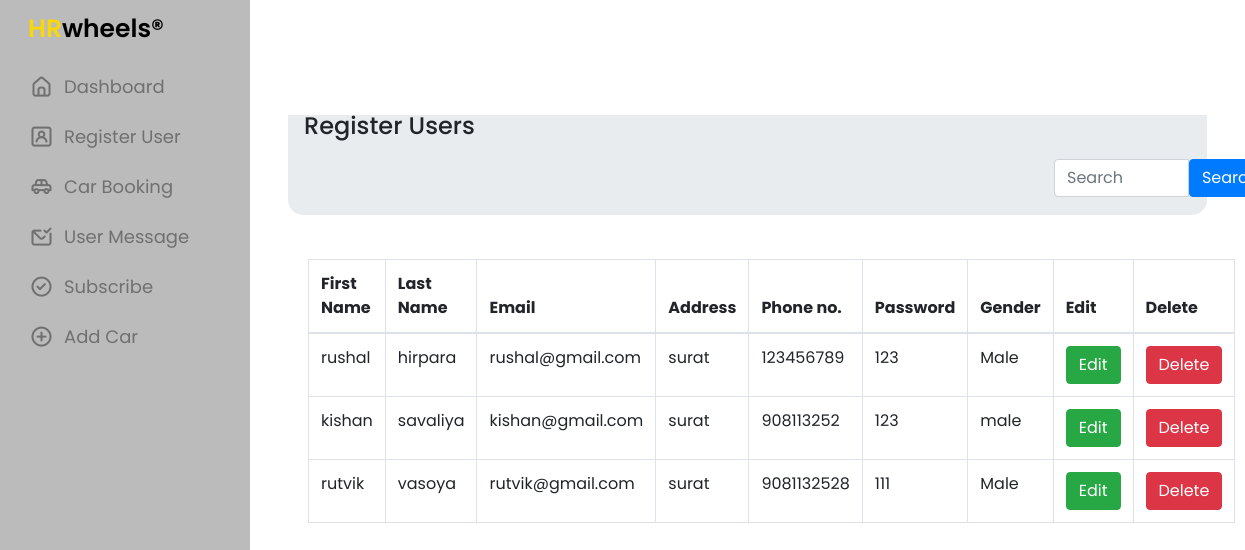
The app's page /admin_page/register_user.php (signed in) with its own data.
### tables this page shows
CREATE TABLE `registration` (
  `fname` varchar(50) NOT NULL,
  `lname` varchar(50) NOT NULL,
  `email` varchar(50) NOT NULL,
  `address` varchar(50) NOT NULL,
  `phone` varchar(10) NOT NULL,
  `password` varchar(50) NOT NULL,
  `gender` varchar(50) NOT NULL
);

### admin_page/register_user.php (the view, shortened to what this page needs)
<!DOCTYPE html>
<html lang="en">
<head>
    <link rel="stylesheet" href="s.css">
    <link rel="stylesheet" href="https://unicons.iconscout.com/release/v4.0.0/css/line.css">
    <link href="../bootstrap/css/bootstrap.min.css" rel="stylesheet"/>
</head>
<body>
    <nav>
        <div class="logo-name">
            <span class="logo_name" style="color: black; font-size: 25px; font-weight:600;"><span style="color: #f9d806;">HR</span>wheels&reg;</span>
        </div>
        <div class="menu-items" style="background-color: #bbb; padding: 63px; margin-top: -49px; width: 261px; margin-left: -18px; height: 1080px;">
        <ul class="nav-links" style="margin-left: -40px;">
                <li>
                    <a href="dashboard.php"><i class="uil uil-estate"></i><span class="link-name">Dashboard</span></a>
                </li>
                <li>
                    <a href="register_user.php"><i class="uil uil-user-square"></i><span class="link-name">Register User</span></a>
                </li>
                <li>
                    <a href="car_book.php"><i class="uil uil-car-sideview"></i><span class="link-name">Car Booking</span></a>
                </li>
                <li>
                    <a href="user_message.php"><i class="uil uil-envelope-check"></i><span class="link-name">User Message</span></a>
                </li>
                <li>
                    <a href="subscribe.php"><i class="uil uil-check-circle"></i><span class="link-name">Subscribe</span></a>
                </li>
                <li>
                    <a href="see_car.php"><i class="uil uil-plus-circle"></i><span class="link-name">Add Car</span></a>
                </li>
            </ul>
        </div>
    </nav>
    <section class="dashboard">
        <div class="top" style="display: flex;">
        </div>
        <div class="container-fluid px-4">
            <h1 class="mt-4">User</h1>
                <ol class="breadcrumb mb-4" style=" border-radius: 15px;">
                   <li class="breadcrumb-item" style="margin-top: 10px;"><h4>Register Users</h4></li>
                        <form action="" method="GET">
                            <div class="input-group mb-3" style="margin-left: 80px; top: 10px;">
                                <input style="margin-left: 670px;" type="text" name="search" required value="<?php if(isset($_GET['search'])){echo $_GET['search']; } ?>" class="form-control" placeholder="Search">
                                <button type="submit" class="btn btn-primary">Search</button>
                            </div>
                        </form>
                </ol>
            <div class="row">
                    <div class="col-md-12">
                        <div class="card-body">
                            <table class="table table-bordered table-hover">
                                <thead>
                                    <tr>
                                        <th>First Name</th>
                                        <th>Last Name</th>
                                        <th>Email</th>
                                        <th>Address</th>
                                        <th>Phone no.</th>
                                        <th>Password</th>
                                        <th>Gender</th>
                                        <th>Edit</th>
                                        <th>Delete</th>
                                    </tr>
                                </thead>
                                <tbody>
                                    <?php
                                        require 'connection.php';
                                        $query = "SELECT * FROM registration";
                                        $query_run = mysqli_query($con,$query);
                                            if(mysqli_num_rows($query_run) > 0)
                                                {
                                                    foreach($query_run as $row)
                                                        {
                                                            ?>
                                                                <tr>
                                                                    <td><?= $row['fname']; ?></td>
                                                                    <td><?= $row['lname']; ?></td>
                                                                    <td><?= $row['email']; ?></td>
                                                                    <td><?= $row['address']; ?></td>
                                                                    <td><?= $row['phone']; ?></td>
                                                                    <td><?= $row['password']; ?></td>
                                                                    <td><?= $row['gender']; ?></td>
                                                                    <td><button class="btn btn-success"><a style="color: white;" href="admin_page_update/register_update.php?fn=<?php echo $row['fname']; ?>&ln=<?php echo $row['lname']; ?>&em=<?php echo $row['email']; ?>&add=<?php echo $row['address']; ?>&ph=<?php echo $row['phone']; ?>&pass=<?php echo $row['password']; ?>">Edit</a></button></td>
                                                                    <td><button class="btn btn-danger"><a style="color: white;" href="admin_page_delete/ru_delete.php?delete=<?php echo $row['email']; ?>">Delete</a></button></td>
                                                                </tr>
                                                            <?php
                                                        }
                                                }
                                            else
                                                {
                                                    ?>
                                                        <tr>
                                                                <td colspan="9">No Recored Found</td>
                                                        </tr>
                                    <?php
                                                }
                                    ?>
                                </tbody>
                            </table>
                        </div>
                    </div>
            </div>
        </div>
    </section>
</body>
</html>

### admin_page/s.css (style rules this page uses)
* { margin: 0; padding: 0; box-sizing: border-box; font-family: 'Poppins', sans-serif; }
:root { --primary-color: whitesmoke; --panel-color: #FFF; --text-color: #000; --black-light-color: #707070; --border-color: #e6e5e5; --toggle-color: #DDD; --box1-color: #4DA3FF; --box2-color: #FFE6AC; --box3-color: #E7D1FC; --title-icon-color: #fff; --tran-05: all 0.5s ease; --tran-03: all 0.3s ease; --tran-03: all 0.2s ease; }
body { min-height: 100vh; background-color: whitesmoke; }
nav { position: fixed; top: 0; left: 0; height: 100%; width: 250px; padding: 10px 14px; background-color: #bbb; border-right: 1px solid var(--border-color); transition: var(--tran-05); }
nav .logo-name { display: flex; align-items: center; color: black; font-size: 25px; }
nav .logo-name .logo_name { font-size: 22px; font-weight: 600; color: var(--text-color); margin-left: 14px; transition: var(--tran-05); }
nav .menu-items { margin-top: 40px; height: calc(100% - 90px); display: flex; flex-direction: column; justify-content: space-between; }
.menu-items li { list-style: none; }
.menu-items li a { display: flex; align-items: center; height: 50px; text-decoration: none; position: relative; }
.menu-items li a i { font-size: 24px; min-width: 45px; height: 100%; display: flex; align-items: center; justify-content: center; color: var(--black-light-color); }
.menu-items li a .link-name { font-size: 18px; font-weight: 400; color: var(--black-light-color); transition: var(--tran-05); }
.dashboard { position: relative; left: 250px; background-color: var(--panel-color); min-height: 100vh; width: calc(100% - 250px); padding: 10px 14px; transition: var(--tran-05); }
.dashboard .top { position: fixed; top: 0; left: 250px; display: flex; width: calc(100% - 250px); justify-content: space-between; align-items: center; padding: 10px 14px; background-color: var(--panel-color); transition: var(--tran-05); z-index: 10; }

### records on screen
registration: fname "rushal", lname "hirpara", email "rushal@gmail.com", address "surat", phone "123456789", password "123", gender "Male"
registration: fname "kishan", lname "savaliya", email "kishan@gmail.com", address "surat", phone "908113252", password "123", gender "male"
registration: fname "rutvik", lname "vasoya", email "rutvik@gmail.com", address "surat", phone "9081132528", password "111", gender "Male"
